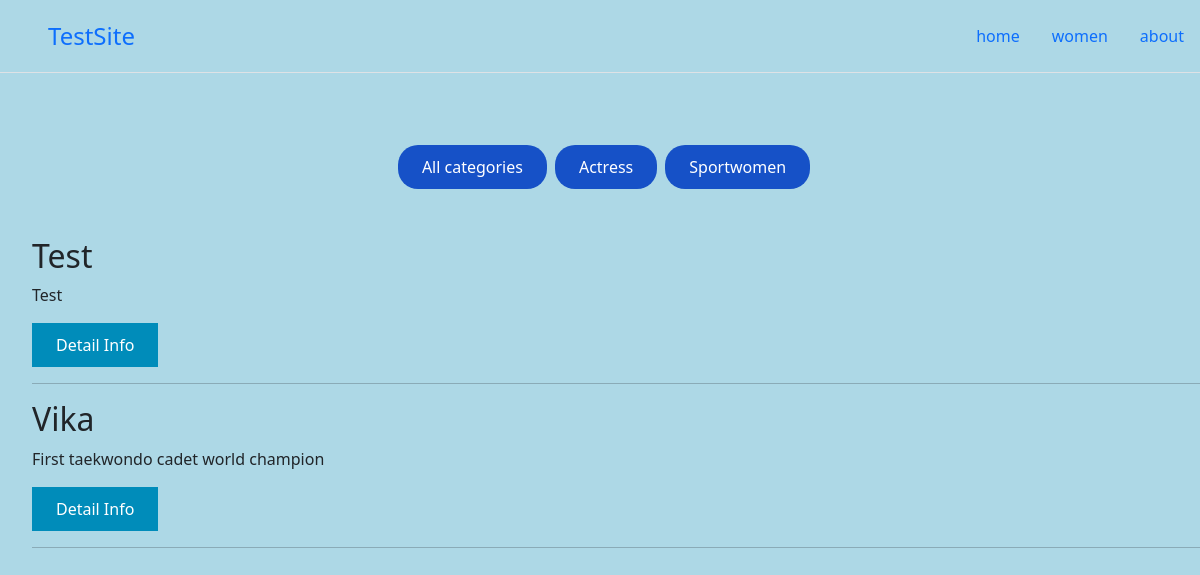
/women/category/sportwomen/, run on the app's committed database.
### Women/models.py (models this page shows, shortened)
class Category(models.Model):
    name = models.CharField(max_length=100, db_index=True) #db_index = True means that this firld is indexed and search in db will be a little faster
    slug = models.SlugField(max_length=255, db_index=True, unique=True, verbose_name="URL")
    def get_absolute_url(self):
        return reverse('category', kwargs = {'cat_slug': self.slug})
    class Meta:
        verbose_name = "Category" #Change name in admin panel
        verbose_name_plural = "Categories" #To remove plural 's' in name
        ordering = ['id'] #To set sorting setting in admin's panel. If we set '-title' we get reverse order

class Women(models.Model):
    title = models.CharField(max_length=255, verbose_name= 'Title') #verbose_name to change name in admin panel
    slug = models.SlugField(max_length=255, unique=True, db_index = True, verbose_name="URL")
    content = models.TextField(blank = True)
    photo = models.ImageField(upload_to="photos/%Y/%m/%d/", blank=True)
    time_create = models.DateTimeField(auto_now_add=True)
    time_change = models.DateTimeField(auto_now=True)
    is_published = models.BooleanField(default=True)
    cat = models.ForeignKey('Category', on_delete=models.PROTECT, null=True)
    def get_absolute_url(self):
        return reverse('post', kwargs = {'post_slug': self.slug})
    class Meta:
        verbose_name = "Famous women" #Change name in admin panel
        verbose_name_plural = "Famous women" #To remove plural 's' in name
        ordering = ['title'] #To set sorting setting in admin's panel. If we set '-title' we get reverse order

### Women/views.py (the view)
# urls.py: path('women/category/<slug:cat_slug>/', WomenCategory.as_view(), name = 'category'),
class WomenCategory(DataMixin, ListView):
    model = Category
    template_name = "women/women.html"
    context_object_name = 'cats'
    def get_context_data(self, *, object_list=None, **kwargs):  #Passing static and dynamic data
        context = super().get_context_data(**kwargs)
        c_def = self.get_user_context()
        context['women'] = Women.objects.filter(cat__slug = self.kwargs['cat_slug'], is_published = True)
        return {**context, **c_def}

### Women/utils.py (called while the page is built)
    def get_user_context(self, **kwargs): #Form the necessary context by default
        context = kwargs #Create a dictionary from passed parametrs
        menu_cop = menu.copy()
        if  not self.request.user.is_authenticated:
            menu_cop.pop(2)
        context['menu'] = menu_cop
        return context

### Women/templates/women/women.html (shortened to what this page needs)
{%extends 'Women/base.html'%}
{%block content%}
<div class="d-flex gap-2 justify-content-center py-5">
        <a class = "catBtn" href = "/women">All categories</a>
        {%for c in cats%}
        <a href = '{{ c.get_absolute_url }}' class = 'catBtn'>{{ c.name }}</a>
        {%endfor%}
</div>
<ul>
    {%for m in women%}
    <h2>{{m.title}}</h2>
    <p>{{m.content}}</p>
    <a class = "detailInfoBtn" href = "{{ m.get_absolute_url }}">Detail Info</a>
    <hr>
    {%endfor%}
</ul>
{%endblock content%}

### Women/static/women/css/styles.css (style rules this page uses)
body { background-color: lightblue; }
.detailInfoBtn { background-color: #008CBA; border: none; color: white; padding: 10px 24px; text-align: center; text-decoration: none; display: inline-block; font-size: 16px; }
.catBtn { border-radius: 20px; background-color: #1651c7; color: white; padding: 10px 24px; text-align: center; text-decoration: none; display: inline-block; font-size: 16px; }

### data on the page
Category: name "Actress"
Category: name "Sportwomen"
Women: title "Test", content "Test"
Women: title "Vika", content "First taekwondo cadet world champion"

### other printed values
{{ m }} "home" "women" "about"
